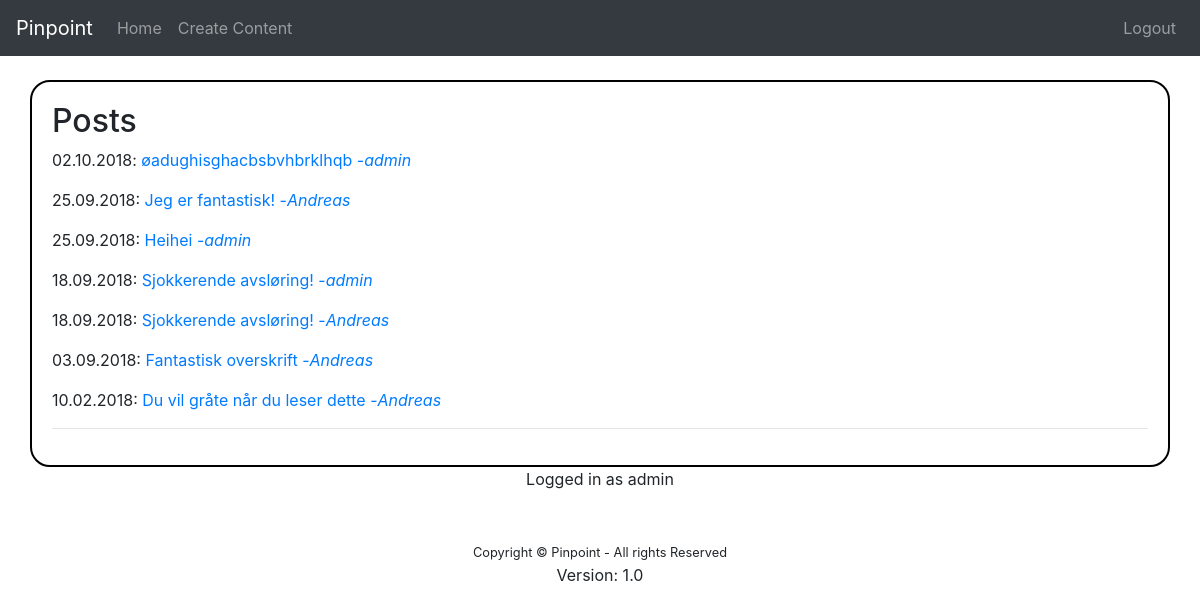
Page / (signed in) on the earlier database version.
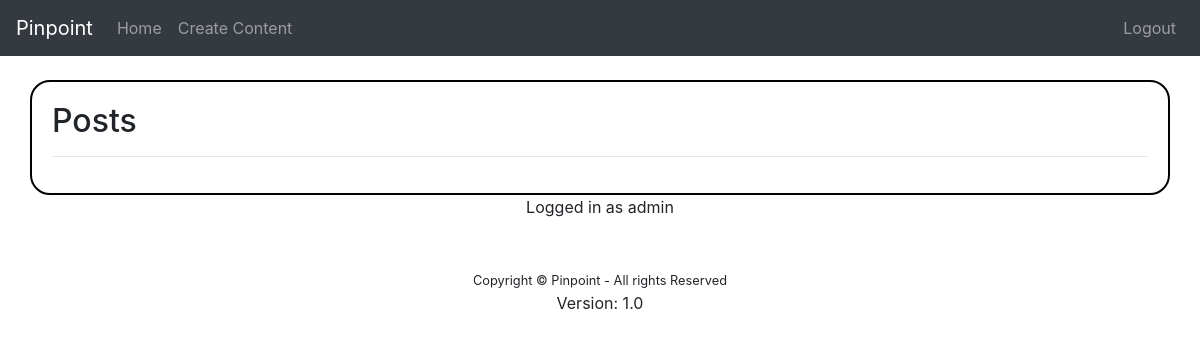
Same page on the later database version.
### view_content/models.py (models this page shows, shortened)
class Post(models.Model):
    title = models.CharField(max_length=200)
    body = models.TextField()
    date = models.DateTimeField(auto_now_add=True)
    author = models.ForeignKey('auth.User', on_delete=models.CASCADE)
    published = models.BooleanField(default=False)

### view_content/views.py (the view)
# urls.py: path('', views.index, name="home"),
def index(request):
    posts = Post.objects.all().order_by("-date")[:20]
    return render(request, "view_content/TEMPORARY.html", {'posts': posts})

### view_content/templates/view_content/TEMPORARY.html (shortened to what this page needs)
{% extends "base.html" %}
{% block content %}
	<h2>Posts</h2>
    {% for post in posts %}
        {% if post.published %}
            <span>{{ post.date|date:"d.m.Y" }}: </span>
            <a href="{% url 'detail' post.id %}">{{ post.title }}</a><a href="">   -<i>{{ post.author.username }}</i></a>
        {% endif %}
    {% endfor %}
    <hr>
{% endblock %}

Differences in the rows shown:
no longer on this page (row edited): Post: date "02.10.2018", title "øadughisghacbsbvhbrklhqb", author.username "admin"
no longer on this page (row edited): Post: date "25.09.2018", title "Jeg er fantastisk!", author.username "Andreas"
no longer on this page (row edited): Post: date "25.09.2018", title "Heihei", author.username "admin"
no longer on this page (row edited): Post: date "18.09.2018", title "Sjokkerende avsløring!", author.username "admin"
no longer on this page (row edited): Post: date "18.09.2018", title "Sjokkerende avsløring!", author.username "Andreas"
no longer on this page (row edited): Post: date "03.09.2018", title "Fantastisk overskrift", author.username "Andreas"
no longer on this page (row edited): Post: date "10.02.2018", title "Du vil gråte når du leser dette", author.username "Andreas"
